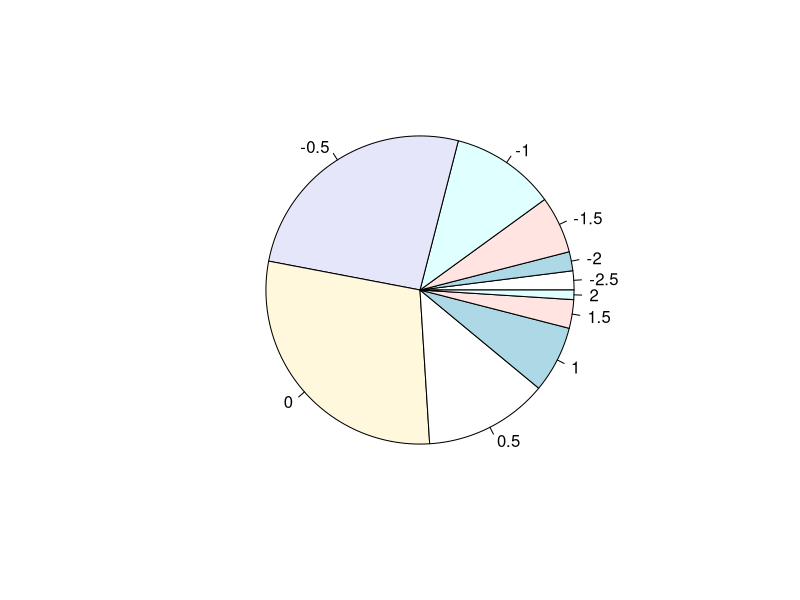

Here is the R script that generated this plot:
################################################################################
#                              EJERCICIO 4.1
# Representar en un diagrama de quesos, pie, la misma información que la que se
# muestra en el siguiente comando.
#       > hist(x, main="Histograma", breaks=10)
# Nota: se puede guardar los cálculos del histograma sin mostrarlo en una variable
# con el parámetro plot=F
################################################################################
print("EJERCICIO 4.1")
x <- rnorm(100) # datos generales a partir de una normal
lista <- hist(x, breaks=10, plot=F) # guardamos los datos de la gráfica en una lista
# representamos en un diagrama de quesos el número de veces que cada "break" aparece
# etiquetando cada uno con su respectiva zona del histograma
pie(x=lista$counts, labels=lista$breaks)

################################################################################
#                              EJERCICIO 4.2
# Cambie el valor de la esquina superior izquierda a -1 y los valores de la tercera
# fila a 1 de m
################################################################################
print("EJERCICIO 4.2")
m <- matrix(1:8, nrow=2, ncol=4, byrow=TRUE)
print(m)
m[1,4] = -1
m[2,]  = 1
print(m)

################################################################################
#                              EJERCICIO 4.3
# Asigne el valor -2 a la diagonal principal de la matriz a
################################################################################
print("EJERCICIO 4.3")
a <- array(1:5, dim=c(5,5))     # genera array de 5x5 por columnas
print(a)
i <- array(c(1:5, 1:5), dim=c(5,2)) # genera array de indices 1,1;2,2 etc
a[i] = -2  # establece para cada coordenada de i el valor de -2
print(a)
